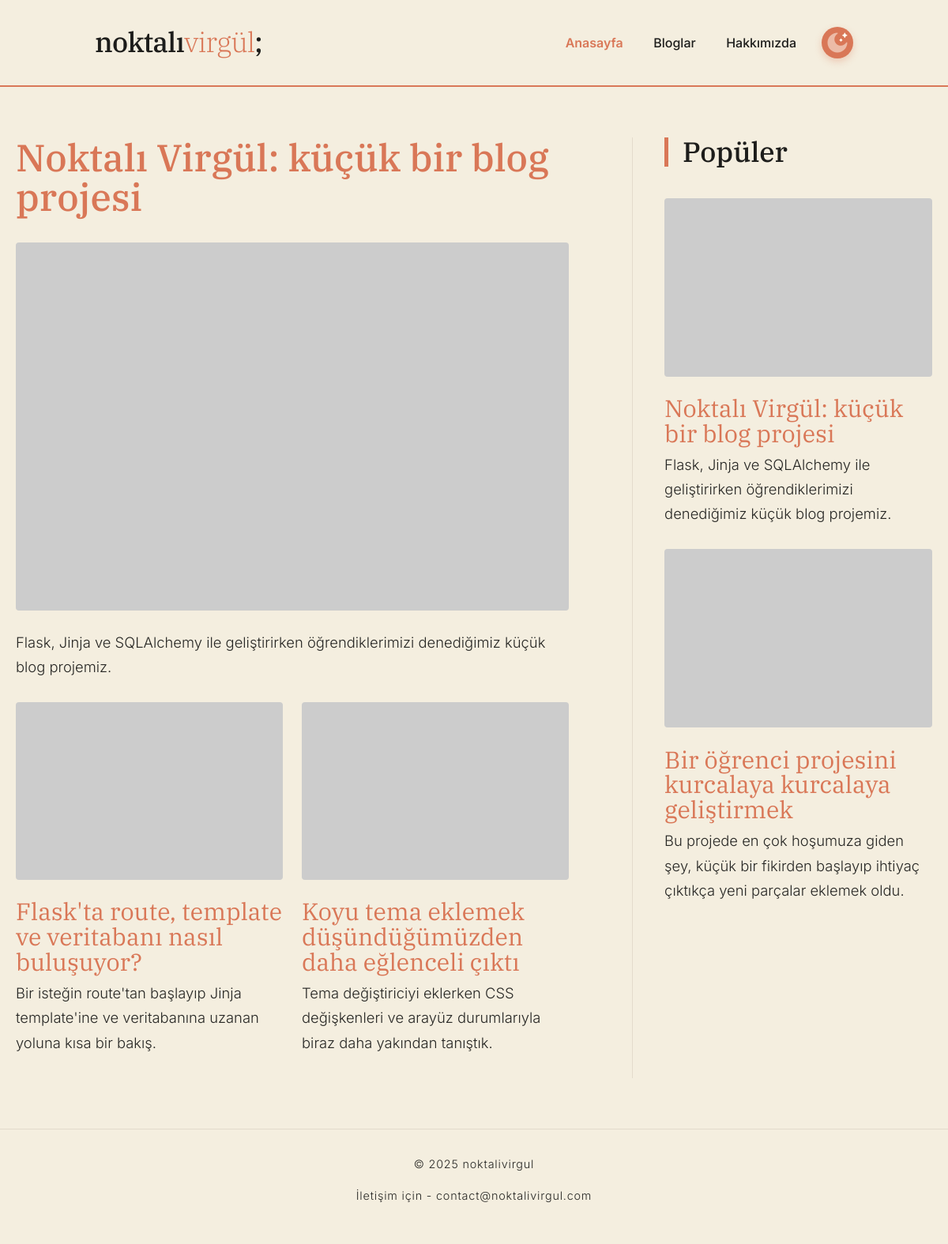
The page / on the database its author committed.
### app.py (models this page shows)
class Post(db.Model):
    id = db.Column(db.Integer, primary_key=True)
    baslik = db.Column(db.String(100),  unique=True, nullable=False)
    slug = db.Column(db.String(150), nullable=False)
    yazar = db.Column(db.Text)
    kapak = db.Column(db.Text)
    ozet = db.Column(db.String(300))
    tarih = db.Column(db.DateTime, default=datetime.utcnow)
    tiklanma = db.Column(db.Integer, default=0)
    parcalar = db.relationship('PostContent', backref='yazi', lazy=True, order_by="PostContent.sira")

### app.py (the view)
@app.route('/')
def home():
    all_posts = Post.query.order_by(Post.tarih.desc()).limit(3).all()
    bas_yazi = all_posts[0] if len(all_posts) > 0 else None
    diger_yazilar = all_posts[1:]
    populer = Post.query.order_by(Post.tiklanma.desc()).limit(2).all()
    return render_template('anasayfa.html',
                           bas_yazi=bas_yazi,
                           diger_yazilar=diger_yazilar,
                           populer_yazilar=populer)

### templates/anasayfa.html (shortened to what this page needs)
<!DOCTYPE html>
<html lang="tr">
<head>
    <link rel="stylesheet" href="{{ url_for('static', filename='css/anasayfa_style.css') }}">
</head>
<body>
    <header class="header">
       <a href="/">
        <div class="sitelogo"  onclick="location.href='/'">
            noktalı<span>virgül</span>;
        </div>
      </a>
        <div class="butonlar">
            <div class="newbtn">
                <a href="/">
                    <button style="color: var(--accent); font-weight: 600;">Anasayfa</button>
                </a>
                <a href="/bloglar">
                    <button onclick="location.href='/bloglar'">Bloglar</button>
                </a>
                <a href="/hakkimizda">
                    <button onclick="location.href='/hakkimizda'">Hakkımızda</button>
                </a>
            </div>
            <button id="theme-toggle">
                <img id="theme-icon" src="" alt="Tema İkonu" width="24" height="24">
            </button>
        </div>
    </header>
    <div class="content">
        <main class="main">
            {% if bas_yazi %}
            <a href="{{ url_for('blog_detay', post_slug=bas_yazi.slug) }}">
                <h2>{{ bas_yazi.baslik }}</h2>
                <img src="{{ bas_yazi.kapak }}">
            </a>
            <p class="icerikaciklama">{{ bas_yazi.ozet }}</p>
            {% endif %}
            <div class="lastcontents">
                {% for yazi in diger_yazilar %}
                <div>
                    <a href="{{ url_for('blog_detay', post_slug=yazi.slug) }}">
                    <img src="{{ yazi.kapak }}">
                    <p class="kucuk-baslık">{{ yazi.baslik }}</p>
                </a>
                <p class="icerikaciklama">{{ yazi.ozet }}</p>
                </div>
                {% endfor %}
            </div>
        </main>
        <aside class="sidebar">
            <h2>Popüler</h2>
                {% for yazi in populer_yazilar %}
                    <div class="pop-item">
                        <a href="{{ url_for('blog_detay', post_slug=yazi.slug) }}">
                            <img src="{{ yazi.kapak }}">
                            <p class="kucuk-baslık">{{ yazi.baslik }}</p>
                            <p class="icerikaciklama">{{ yazi.ozet }}</p>
                        </a>
                    </div>
                {% endfor %}
        </aside>
    </div>
    <footer class="footer">
        <p>© 2025 noktalivirgul </p>
        <p>İletişim için - contact@noktalivirgul.com </p>
    </footer>
</body>
</html>

### static/css/anasayfa_style.css (style rules this page uses)
:root { --bg-color: #F4EEDF; --text-main: #1D1D1B; --text-muted: #625C54; --accent: #D97757; --border: #E3DBCC; --card-bg: #FCFBF8; --font-serif: 'IBM Plex Serif', serif; --font-sans: 'Inter', sans-serif; }
* { box-sizing: border-box; padding: 0; margin: 0; font-weight: 300; }
body { background-color: var(--bg-color); color: var(--text-main); font-family: var(--font-sans); line-height: 1.7; -webkit-font-smoothing: antialiased; transition: background-color 0.35s ease-in-out, color 0.35s ease-in-out; }
.header, .footer, .sidebar, .card-bg { transition: background-color 0.35s ease-in-out, color 0.35s ease-in-out, border-color 0.35s ease-in-out; }
.header { padding: 1.5rem 10%; border-bottom: 2px solid var(--accent); display: flex; justify-content: space-between; align-items: center; background-color: var(--bg-color); z-index: 1000; position: -webkit-sticky; position: sticky; top: 0; transition: transform 0.5s cubic-bezier(0.25, 0.1, 0.25, 1), background-color 0.35s ease-in-out, color 0.35s ease-in-out; will-change: transform; }
a { text-decoration: none; }
.sitelogo { font-family: var(--font-serif); font-size: 2.2rem; font-weight: 500; cursor: pointer; letter-spacing: -0.02em; color: var(--text-main); }
.sitelogo span { color: var(--accent); }
.butonlar { display: flex; align-items: center; gap: 15px; }
.butonlar button { background: none; border: 1px solid transparent; padding: 8px 16px; border-radius: 20px; font-family: var(--font-sans); font-size: 1rem; font-weight: 500; cursor: pointer; color: var(--text-main); }
#theme-toggle { background: var(--accent); color: white; border: none; padding: 5px; border-radius: 50%; width: 40px; height: 40px; cursor: pointer; font-size: 1.2rem; display: flex; align-items: center; justify-content: center; box-shadow: 0 4px 10px rgba(217, 119, 87, 0.3); }
#theme-icon { width: 100%; height: 100%; display: block; pointer-events: none; filter: brightness(1.1); }
.footer { padding-bottom: 0.75rem; padding: 2rem; border-top: 1px solid var(--border); background-color: var(--card-bg); color: var(--text-muted); text-align: center; letter-spacing: 0.05em; background-color: var(--bg-color); }
.footer p { margin-bottom: 1rem; color: var(--text-main); font-size: 0.9rem; opacity: 0.95; }
.content { display: flex; max-width: 1200px; margin: 4rem auto; gap: 5rem; padding: 0 20px; }
.main { flex: 65%; }
.sidebar { flex: 35%; border-left: 1px solid var(--border); padding-left: 2.5rem; }
.content h2 { font-family: var(--font-serif); font-size: 3rem; line-height: 1.05; color: var(--accent); margin-bottom: 2rem; font-weight: 500; }
.kucuk-baslık { font-weight: 400; font-family: var(--font-serif); font-size: 1.9rem; line-height: 1.05; color: var(--accent); margin-bottom: 0.5rem; }
.content a { text-decoration: none; }
.icerikaciklama { margin-bottom: 1.8rem; font-size: 1.15rem; color: var(--text-main); opacity: 0.95; }
.content img { width: 100%; height: auto; border-radius: 4px; margin-bottom: 1rem; }
.lastcontents { display: grid; grid-template-columns: 1fr 1fr; gap: 1.5rem; margin-top: 1rem; }
.sidebar h2 { font-size: 2.2rem; border-left: 5px solid var(--accent); padding-left: 18px; color: var(--text-main); margin-bottom: 2.5rem; }

### rows shown on the page
Post: baslik "Noktalı Virgül: küçük bir blog projesi", ozet "Flask, Jinja ve SQLAlchemy ile geliştirirken öğrendiklerimizi denediğimiz küçük blog projemiz."
Post: baslik "Flask'ta route, template ve veritabanı nasıl buluşuyor?", ozet "Bir isteğin route'tan başlayıp Jinja template'ine ve veritabanına uzanan yoluna kısa bir bakış."
Post: baslik "Koyu tema eklemek düşündüğümüzden daha eğlenceli çıktı", ozet "Tema değiştiriciyi eklerken CSS değişkenleri ve arayüz durumlarıyla biraz daha yakından tanıştık."
Post: baslik "Bir öğrenci projesini kurcalaya kurcalaya geliştirmek", ozet "Bu projede en çok hoşumuza giden şey, küçük bir fikirden başlayıp ihtiyaç çıktıkça yeni parçalar eklemek oldu."
